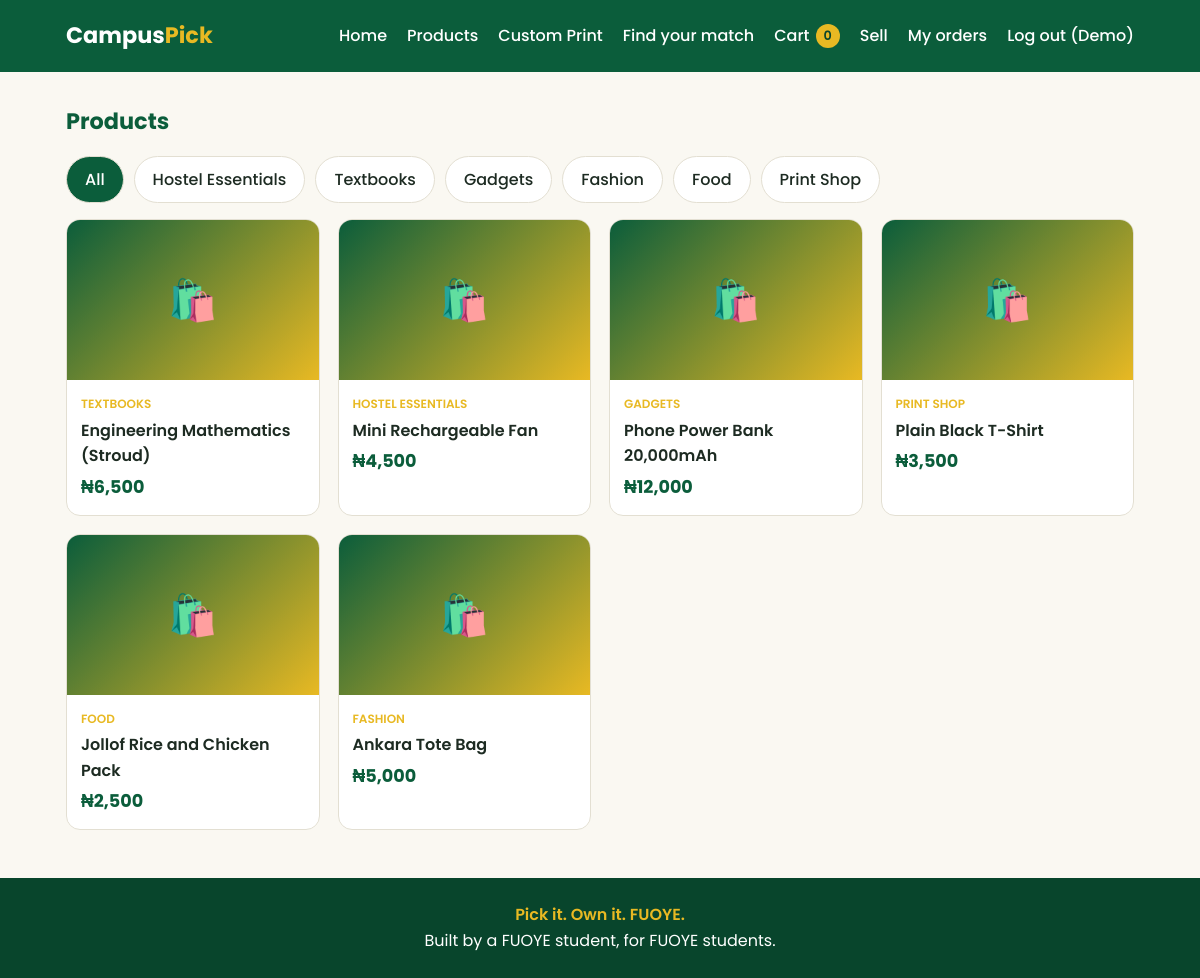
The page /products.php (signed in) on the database its author committed.
### tables this page shows
CREATE TABLE `products` (
  `id` int(11) NOT NULL,
  `seller_id` int(11) NOT NULL,
  `name` varchar(150) NOT NULL,
  `description` text DEFAULT NULL,
  `price` decimal(10,2) NOT NULL,
  `category` varchar(50) DEFAULT NULL,
  `image` varchar(255) DEFAULT NULL,
  `created_at` timestamp NOT NULL DEFAULT current_timestamp()
);

### products.php (the view, shortened to what this page needs)
<?php
include 'includes/db.php';
include 'includes/header.php';
$cat = $_GET['cat'] ?? '';
if ($cat !== '') {
    $stmt = $conn->prepare("SELECT id, name, price, category, image FROM products WHERE category = ? ORDER BY created_at DESC");
    $stmt->bind_param("s", $cat);
} else {
    $stmt = $conn->prepare("SELECT id, name, price, category, image FROM products ORDER BY created_at DESC");
}
$stmt->execute();
$result = $stmt->get_result();
$cats = ['Hostel Essentials', 'Textbooks', 'Gadgets', 'Fashion', 'Food', 'Print Shop'];
?>
<main class="container">
  <h2 class="section-title">Products</h2>
  <div class="chips">
    <a class="chip <?php echo $cat === '' ? 'active' : ''; ?>" href="products.php">All</a>
    <?php foreach ($cats as $c): ?>
      <a class="chip <?php echo $cat === $c ? 'active' : ''; ?>"
         href="products.php?cat=<?php echo urlencode($c); ?>"><?php echo htmlspecialchars($c); ?></a>
    <?php endforeach; ?>
  </div>
  <div class="grid">
    <?php while ($row = $result->fetch_assoc()): ?>
      <a class="card" href="product.php?id=<?php echo (int)$row['id']; ?>">
        <div class="card-img">
          <?php if ($row['image']): ?>
            <img src="uploads/<?php echo htmlspecialchars($row['image']); ?>" alt="">
          <?php else: ?>🛍️<?php endif; ?>
        </div>
        <div class="card-body">
          <div class="card-cat"><?php echo htmlspecialchars($row['category']); ?></div>
          <div class="card-name"><?php echo htmlspecialchars($row['name']); ?></div>
          <div class="card-price">₦<?php echo number_format($row['price']); ?></div>
        </div>
      </a>
    <?php endwhile; ?>
  </div>
</main>
<?php include 'includes/footer.php'; ?>

### css/style.css (style rules this page uses)
:root { --green: #0B5D3B; --green-dark: #08452c; --gold: #E8B923; --bg: #FAF8F2; --ink: #1d2b22; --white: #ffffff; --muted: #6b7a70; --line: #e3dfd2; --radius: 14px; --speed: 0.3s; --ease: cubic-bezier(0.4, 0, 0.2, 1); }
* { box-sizing: border-box; margin: 0; padding: 0; }
body { font-family: 'Poppins', sans-serif; background: var(--bg); color: var(--ink); line-height: 1.6; min-height: 100vh; display: flex; flex-direction: column; }
main { flex: 1; width: 100%; min-width: 0; }
a { color: inherit; text-decoration: none; }
.container { max-width: 1100px; margin: 0 auto; padding: 0 16px; }
.section-title { margin: 32px 0 16px; font-size: 1.4rem; color: var(--green); }
.chips { display: flex; flex-wrap: wrap; gap: 10px; }
.chip { background: var(--white); border: 1px solid var(--line); padding: 10px 18px; border-radius: 999px; font-weight: 500; min-height: 44px; display: inline-flex; align-items: center; transition: transform var(--speed) var(--ease), background var(--speed) var(--ease); }
.chip.active { background: var(--green); color: var(--white); }
.grid { display: grid; grid-template-columns: repeat(auto-fill, minmax(220px, 1fr)); gap: 18px; margin-top: 16px; }
.card { background: var(--white); border-radius: var(--radius); overflow: hidden; border: 1px solid var(--line); transition: transform var(--speed) var(--ease), box-shadow var(--speed) var(--ease); }
.card-img { height: 160px; background: linear-gradient(135deg, var(--green), var(--gold)); display: flex; align-items: center; justify-content: center; font-size: 2.5rem; color: var(--white); }
.card-body { padding: 14px; }
.card-cat { font-size: 0.75rem; color: var(--gold); font-weight: 600; text-transform: uppercase; }
.card-name { font-weight: 600; margin: 4px 0; }
.card-price { color: var(--green); font-weight: 700; font-size: 1.1rem; }
.grid .card { animation: rise 0.5s var(--ease) both; }
.grid .card:nth-child(2) { animation-delay: 0.07s; }
.grid .card:nth-child(3) { animation-delay: 0.14s; }
.grid .card:nth-child(4) { animation-delay: 0.21s; }
.grid .card:nth-child(5) { animation-delay: 0.28s; }
.grid .card:nth-child(6) { animation-delay: 0.35s; }

### rows shown on the page
products: category "TEXTBOOKS", name "Engineering Mathematics (Stroud)", price "6,500"
products: category "HOSTEL ESSENTIALS", name "Mini Rechargeable Fan", price "4,500"
products: category "GADGETS", name "Phone Power Bank 20,000mAh", price "12,000"
products: category "PRINT SHOP", name "Plain Black T-Shirt", price "3,500"
products: category "FOOD", name "Jollof Rice and Chicken Pack", price "2,500"
products: category "FASHION", name "Ankara Tote Bag", price "5,000"

### other values the page prints
explode(' ', $user['name'])[0] "Demo"
$c "Hostel Essentials"
$c "Textbooks"
$c "Gadgets"
$c "Fashion"
$c "Food"
$c "Print Shop"
